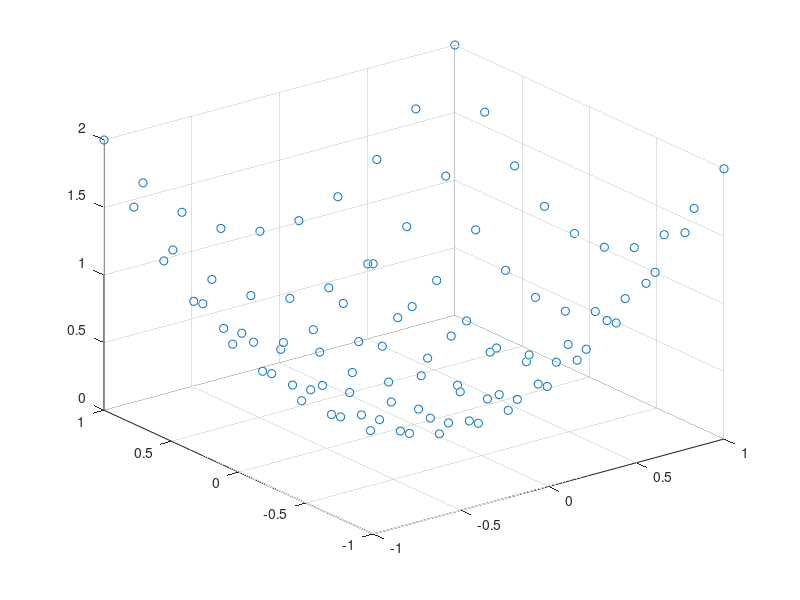

Write the MATLAB code that produced this figure. (Note: this script raises an error after producing the figure.)
%% NN Project Main Script
% 2022/08/19 edited by Tim
% This is the main script that demostrate the NN construct and training
% process
clear,clc
close all
%% Create Dummy Data
% Create demostrate dummy data for training
n = 10;
x=linspace(-1,1,n); y=x;
[X,Y] = meshgrid(x,y);
V = X.^2+Y.^2;
figure, scatter3(X,Y,V)

predictor = [X(:), Y(:)];
response = V(:);

%% Create Network Framework

% rng(1)    % Fixed random seed

% Create model layer
inputlayer = NNLayer(2, 3);
h1 = NNLayer(3, 4);
h2 = NNLayer(4, 4);
h3 = NNLayer(4, 3);
outputlayer = NNLayer(3,1);

% Combine layer into model
lgraph = [inputlayer,h1,h2,h3,outputlayer];
mdl = combineNNLayer(lgraph);

% Create optimizer object
optim = optimizer(mdl);

Elapsed_time = 0;
figure
h = animatedline;

% Start training
for iter = 1:300    % Iteration
    total_Loss = [];
    for i  = 1:randperm(100)    % Epoch
        tic
        out = mdl.eval(predictor(i,:), response(i));
        optim.step(iter)
        epoch_time = toc;
        Elapsed_time = Elapsed_time + epoch_time;
        total_Loss = [total_Loss, optim.Loss];
    end
    title(sprintf('Total Training Time: %f\nMean Loss: %f\n Best Loss: %f\n',...
        Elapsed_time, mean(total_Loss)),optim.BestLoss)
    addpoints(h,iter,mean(total_Loss))
    drawnow
end

% Evaluate trained model
out = mdl.eval(predictor, response);
figure,scatter3(predictor(:,1), predictor(:,2), out)